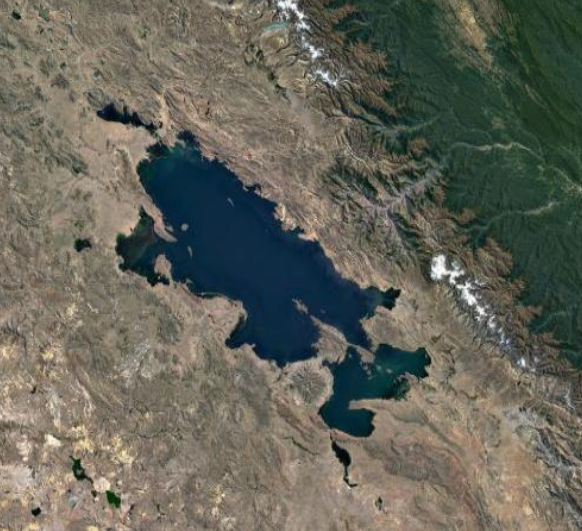
#> input picture 4ta Pregunta/lagot.png, 582 x 531 px
$ python pregunta4Py.py
#> lines starting #> are read from the running program, lines starting #| are printed output that depends on the picture; after the words box and inside, x2 and y2 are one past the last pixel; in counts of white or black regions, pixels touching at a corner belong together
# -*- coding: utf-8 -*-

import cv2
import numpy as np
image = cv2.imread('lagot.png')
#> image is the input picture: shape (531, 582, 3); mean B, G, R 89.7, 100.7, 100.8
#Recortar una imagen
height, width = image.shape[0:2]
#> height = 531; width = 582

iniFila = int(height*.45)
#> iniFila = 238

iniCol = int(width*.45)
#> iniCol = 261

finFila = int(height*.55)
#> finFila = 292

finCol = int(width*.55)
#> finCol = 320


segmentoImage = image[iniFila:finFila, iniCol:finCol]
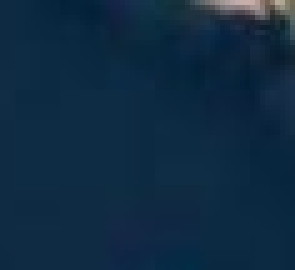
#> segmentoImage: shape (54, 59, 3) (shown 5 times larger); mean B, G, R 66.1, 42.7, 15.2


imagenBordes = cv2.Canny(segmentoImage,100,200)
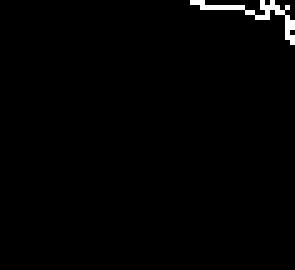
#> imagenBordes: shape (54, 59) (shown 5 times larger); 1.1% white in thin lines or dots, all inside (x1, y1, x2, y2) = (38, 0, 59, 9)

cv2.imshow("Bordes detectados", imagenBordes)


cv2.imshow('Imagen Original', image)

cv2.imshow('Imagen segmentada', segmentoImage)

cv2.waitKey(0)
